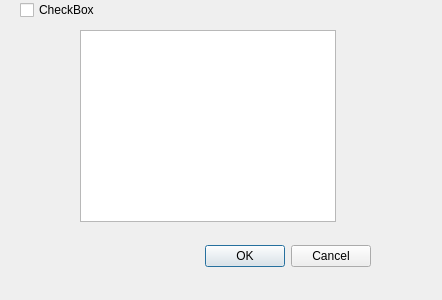
<?xml version="1.0" encoding="UTF-8"?>
<ui version="4.0">
 <class>Dialog</class>
 <widget class="QDialog" name="Dialog">
  <property name="geometry">
   <rect>
    <x>0</x>
    <y>0</y>
    <width>442</width>
    <height>300</height>
   </rect>
  </property>
  <property name="windowTitle">
   <string>Dialog</string>
  </property>
  <widget class="QDialogButtonBox" name="buttonBox">
   <property name="geometry">
    <rect>
     <x>30</x>
     <y>240</y>
     <width>341</width>
     <height>32</height>
    </rect>
   </property>
   <property name="orientation">
    <enum>Qt::Orientation::Horizontal</enum>
   </property>
   <property name="standardButtons">
    <set>QDialogButtonBox::StandardButton::Cancel|QDialogButtonBox::StandardButton::Ok</set>
   </property>
  </widget>
  <widget class="QCheckBox" name="checkBox">
   <property name="geometry">
    <rect>
     <x>20</x>
     <y>0</y>
     <width>79</width>
     <height>20</height>
    </rect>
   </property>
   <property name="text">
    <string>CheckBox</string>
   </property>
  </widget>
  <widget class="QTableView" name="tableView">
   <property name="geometry">
    <rect>
     <x>80</x>
     <y>30</y>
     <width>256</width>
     <height>192</height>
    </rect>
   </property>
  </widget>
 </widget>
 <resources/>
 <connections>
  <connection>
   <sender>buttonBox</sender>
   <signal>accepted()</signal>
   <receiver>Dialog</receiver>
   <slot>accept()</slot>
   <hints>
    <hint type="sourcelabel">
     <x>248</x>
     <y>254</y>
    </hint>
    <hint type="destinationlabel">
     <x>157</x>
     <y>274</y>
    </hint>
   </hints>
  </connection>
  <connection>
   <sender>buttonBox</sender>
   <signal>rejected()</signal>
   <receiver>Dialog</receiver>
   <slot>reject()</slot>
   <hints>
    <hint type="sourcelabel">
     <x>316</x>
     <y>260</y>
    </hint>
    <hint type="destinationlabel">
     <x>286</x>
     <y>274</y>
    </hint>
   </hints>
  </connection>
 </connections>
</ui>
